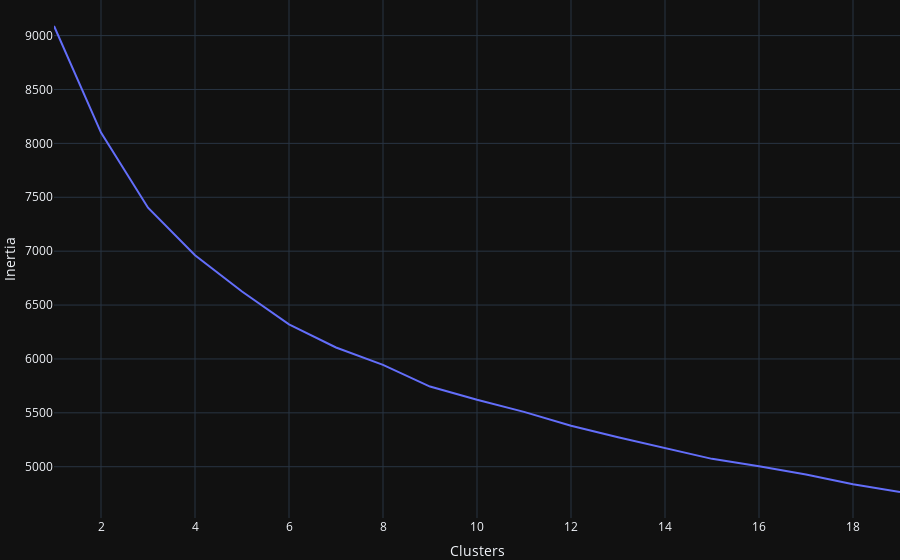

Notebook cell for this chart:
### Markdown cell above
#### Elbow Method for K

### Code cell
k_range = range(1, 20)

fig = px.line(
    x=k_range,
    y=[
        KMeans(
            n_clusters=k,
            random_state=seed,
            n_init=10
        )
            .fit(df_reduced)
            .inertia_
        for k in k_range
    ],
    labels=dict(
        x="Clusters",
        y="Inertia",
    ),
)
fig.update_layout(margin=dict(l=0, r=0, t=0, b=0))
fig.update_xaxes(automargin=True)
fig.update_yaxes(automargin=True)
fig.show()

### Figure 1 — Plotly figure (JSON) as saved in the notebook; plotly's stock layout.template omitted (floating-point values rounded to 4 significant figures)
{"data": [{"hovertemplate": "Clusters=%{x}<br>Inertia=%{y}<extra></extra>", "legendgroup": "", "line": {"color": "#636efa", "dash": "solid"}, "marker": {"symbol": "circle"}, "mode": "lines", "name": "", "orientation": "v", "showlegend": false, "x": [1, 2, 3, 4, 5, 6, 7, 8, 9, 10, 11, 12, 13, 14, 15, 16, 17, 18, 19], "xaxis": "x", "y": [9090.0, 8100.0, 7404.0, 6961.0, 6625.0, 6321.0, 6106.0, 5944.0, 5743.0, 5621.0, 5509.0, 5379.0, 5274.0, 5175.0, 5073.0, 5004.0, 4927.0, 4838.0, 4764.0], "yaxis": "y", "type": "scatter"}], "layout": {"xaxis": {"anchor": "y", "domain": [0.0, 1.0], "title": {"text": "Clusters"}, "automargin": true}, "yaxis": {"anchor": "x", "domain": [0.0, 1.0], "title": {"text": "Inertia"}, "automargin": true}, "legend": {"tracegroupgap": 0}, "margin": {"t": 0, "l": 0, "r": 0, "b": 0}}}
